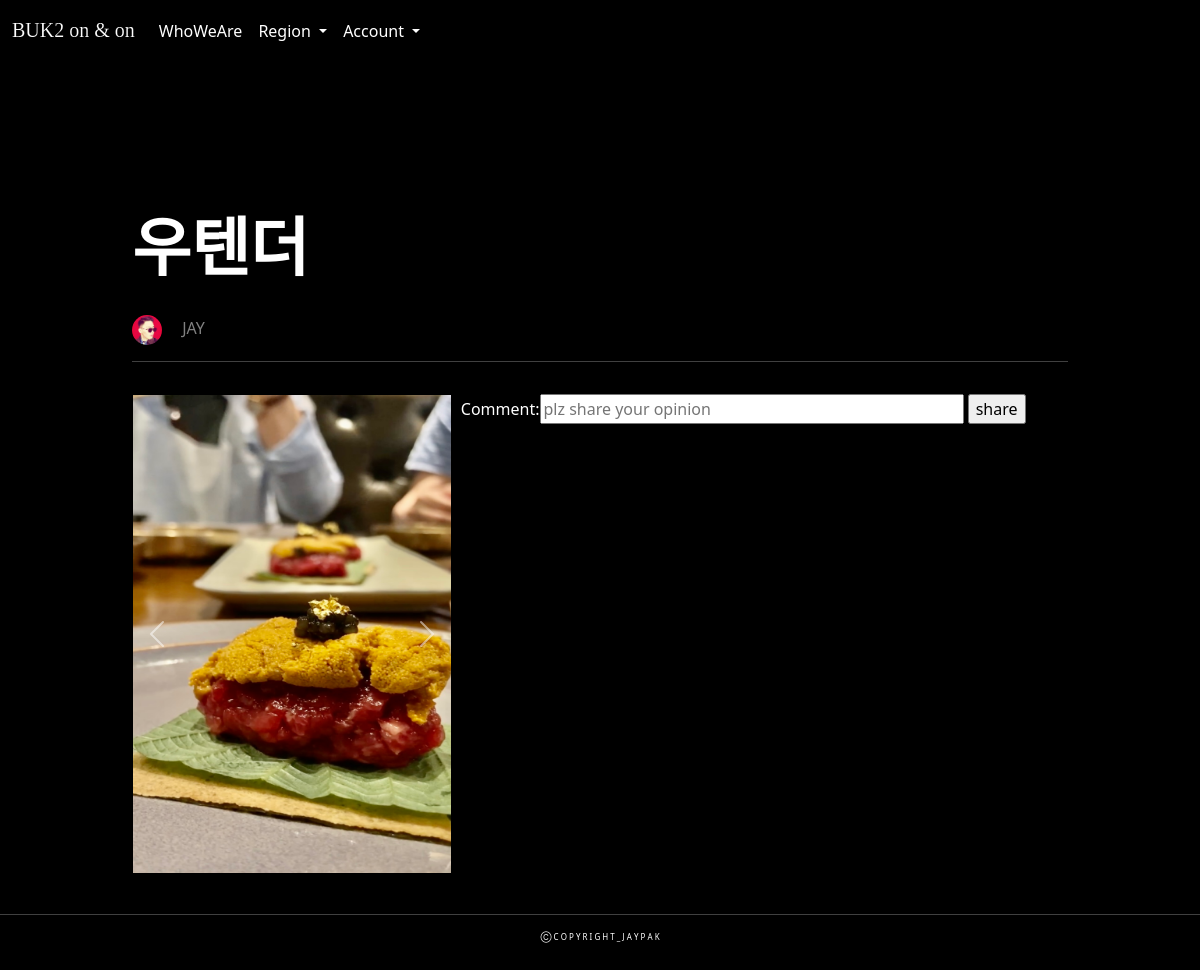
Screenshot of /buk2on_on/5/ with the database file from the repository.
### recommends/models.py (models this page shows, shortened)
class Restaurant(models.Model):
    province = (('1','Seoul'),('2','Busan'),('3','etc.'))
    region = models.CharField(max_length=20, choices=province)
    name = models.CharField(max_length = 20)
    adress = models.CharField(max_length=50)
    stars = models.IntegerField()
    bestMenu = models.CharField(max_length=100)
    reason = models.CharField(max_length=200)
    user = models.ForeignKey(settings.AUTH_USER_MODEL, on_delete=models.CASCADE)
    mainImage = models.ImageField()
    created_at = models.DateTimeField(auto_now_add=True)

### accounts/models.py (models this page shows)
class User(AbstractUser):
    followings = models.ManyToManyField('self', symmetrical=False, related_name='followers')
    email = models.EmailField(
    blank = True,
    verbose_name='email',
    max_length=255,
    unique=True,
    )
    profile_pic = ProcessedImageField(
    		blank = True,
        	upload_to = 'profile/images',
        	processors = [ResizeToFill(300, 300)],
        	format = 'JPEG',
        	options = {'quality':90},
    		)
    date_of_birth = models.DateField(blank = True,null=True )
    instagram_url = models.CharField(max_length=255,null=True, blank=True,)
    twitter_url = models.CharField(max_length=255,null=True, blank=True,)
    facebook_url = models.CharField(max_length=255,null=True, blank=True,)
    youtube_url = models.CharField(max_length=255,null=True, blank=True,)

### recommends/views.py (the view)
# urls.py: path('<int:restaurant_pk>/', views.detail , name='detail'),
def detail(request, restaurant_pk ):
    recommend = Restaurant.objects.get(pk=restaurant_pk)
    comment_form = CommentForm()
    comments = recommend.comments.all()
    context = {
        'recommend' : recommend,
        'comment_form' : comment_form,
        'comments' : comments,
    }
    return render(request, 'recommends/detail.html', context)

### recommends/forms.py
class CommentForm(forms.ModelForm):
    content = forms.CharField(
    label='Comment',
    widget=forms.TextInput(
        attrs={
            'placeholder': 'plz share your opinion',
            'maxlength': 100,
            'size': 40,
            }
        )
    )
    class Meta:
        model = Comment
        exclude = ["restaurant",]

### recommends/templates/recommends/detail.html (shortened to what this page needs)
{% extends 'base.html' %}
{% load static %}
{% block content %}
<div class="container">
    <h1 class="detail_title">{{recommend.name}}</h1>
    <p>
        {% if recommend.user.profile_pic %}
            <a href="{% url 'accounts:profile' recommend.user %}" style="text-decoration: none;">
                <img src="{{recommend.user.profile_pic.url}}" alt="no image"  width="30" height="30" style="text-decoration: none; border-radius : 70%; overflow:hidden; margin-right:1rem;">
                <span style="text-decoration: none; color:gray;">{{recommend.user|upper}}</span>
            </a>
        {% endif %}
    </p>
    <hr>
    <div style="display: flex; flex-direction:row">
        <div style="width: 30%;">
            <div id="carouselExampleControls" class="carousel slide" data-bs-ride="carousel">
                <div class="carousel-inner" style="border:1px solid black; background-color:greenyellow; width:320px; height: 480px;">
                    <div class="carousel-item active">
                        <img src="{{recommend.mainImage.url}}" class="d-block" style="left:10px; width:350px; height: 520px; overflow:hidden" alt="...">
                      </div>
                    <button class="carousel-control-prev" type="button" data-bs-target="#carouselExampleControls" data-bs-slide="prev">
                        <span class="carousel-control-prev-icon" aria-hidden="true"></span>
                    </button>
                    <button class="carousel-control-next" type="button" data-bs-target="#carouselExampleControls" data-bs-slide="next">
                        <span class="carousel-control-next-icon" aria-hidden="true"></span>
                    </button>
                </div>
            </div>
        </div>
        <br>
        <div style="margin-left:3rem;">
            <form action="{% url 'buk2on_on:comments_create' recommend.pk %}" method="POST">
                {{comment_form}}
                <input type="submit" value="share">
            </form>
        </div>
    </div>
    <br>
</div>
{% endblock content %}

### static/css/style.css (style rules this page uses)
.container { width:80%; }
.detail_title { top: 0; position: relative; font-size: 4rem; font-family: Gowun Batang, serif; margin-top: 20px; line-height:180%; font-weight: bolder; }

### rows the page displays
Restaurant: name "우텐더", user.profile_pic (picture), user "JAY", mainImage (picture)
